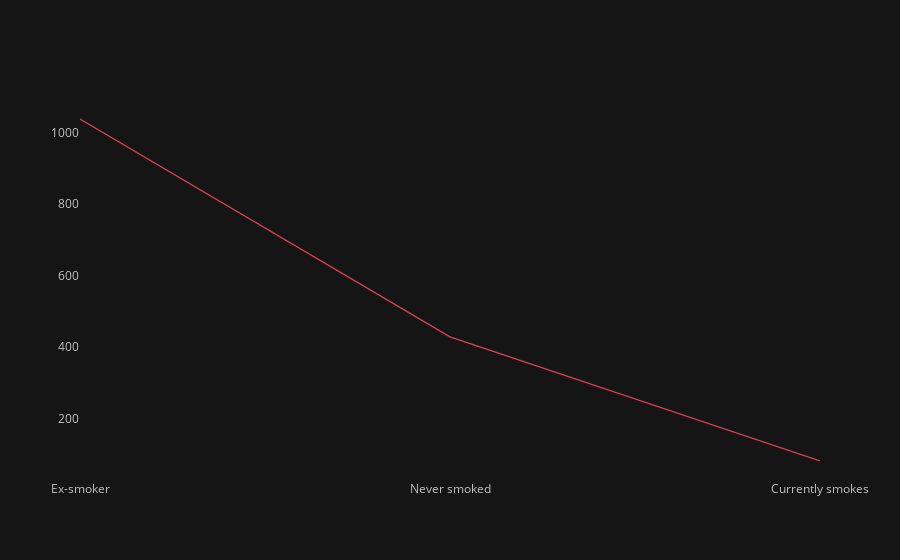

Source (notebook cell):
### Code cell
train_df['SmokingStatus'].value_counts().iplot(theme='solar', color='red', showgrid=False)

### Figure 1 — Plotly figure (JSON) as saved in the notebook; plotly's stock layout.template omitted (floating-point values rounded to 4 significant figures)
{"data": [{"line": {"color": "rgba(219, 64, 82, 1.0)", "dash": "solid", "shape": "linear", "width": 1.3}, "mode": "lines", "name": "SmokingStatus", "text": "", "type": "scatter", "x": ["Ex-smoker", "Never smoked", "Currently smokes"], "y": [1038, 429, 82]}], "layout": {"legend": {"bgcolor": "#151516", "font": {"color": "#D9D9D9"}}, "paper_bgcolor": "#151516", "plot_bgcolor": "#151516", "title": {"font": {"color": "#D9D9D9"}}, "xaxis": {"gridcolor": "#434343", "showgrid": false, "tickfont": {"color": "#C2C2C2"}, "title": {"font": {"color": "#D9D9D9"}, "text": ""}, "zerolinecolor": "#666570"}, "yaxis": {"gridcolor": "#434343", "showgrid": false, "tickfont": {"color": "#C2C2C2"}, "title": {"font": {"color": "#D9D9D9"}, "text": ""}, "zerolinecolor": "#666570"}}}
